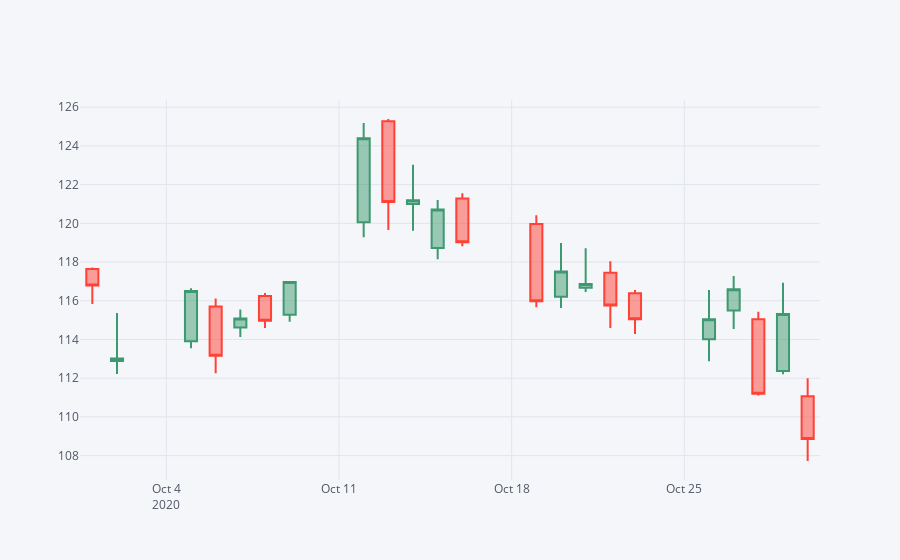

Here is the notebook cell this chart was saved with:
### Code cell
aapl = df.swaplevel(axis=1).AAPL

aapl.loc["2020-10"].iplot(kind="candle")

### Figure 1 — Plotly figure (JSON) as saved in the notebook; plotly's stock layout.template omitted (floating-point values rounded to 4 significant figures)
{"data": [{"close": [116.8, 113.0, 116.5, 113.2, 115.1, 115.0, 117.0, 124.4, 121.1, 121.2, 120.7, 119.0, 116.0, 117.5, 116.9, 115.8, 115.0, 115.1, 116.6, 111.2, 115.3, 108.9], "high": [117.7, 115.4, 116.7, 116.1, 115.6, 116.4, 117, 125.2, 125.4, 123.0, 121.2, 121.6, 120.4, 119.0, 118.7, 118.0, 116.6, 116.6, 117.3, 115.4, 116.9, 112.0], "low": [115.8, 112.2, 113.6, 112.2, 114.1, 114.6, 114.9, 119.3, 119.7, 119.6, 118.2, 118.8, 115.7, 115.6, 116.4, 114.6, 114.3, 112.9, 114.5, 111.1, 112.2, 107.7], "open": [117.6, 112.9, 113.9, 115.7, 114.6, 116.2, 115.3, 120.1, 125.3, 121, 118.7, 121.3, 120.0, 116.2, 116.7, 117.4, 116.4, 114.0, 115.5, 115.1, 112.4, 111.1], "showlegend": false, "type": "candlestick", "x": ["2020-10-01", "2020-10-02", "2020-10-05", "2020-10-06", "2020-10-07", "2020-10-08", "2020-10-09", "2020-10-12", "2020-10-13", "2020-10-14", "2020-10-15", "2020-10-16", "2020-10-19", "2020-10-20", "2020-10-21", "2020-10-22", "2020-10-23", "2020-10-26", "2020-10-27", "2020-10-28", "2020-10-29", "2020-10-30"], "yaxis": "y2"}], "layout": {"autosize": true, "legend": {"bgcolor": "#F5F6F9", "font": {"color": "#4D5663"}}, "paper_bgcolor": "#F5F6F9", "plot_bgcolor": "#F5F6F9", "title": {"font": {"color": "#4D5663"}}, "xaxis": {"autorange": true, "gridcolor": "#E1E5ED", "range": ["2020-09-30 12:00", "2020-10-30 12:00"], "rangeslider": {"visible": false, "yaxis2": {}}, "showgrid": true, "tickfont": {"color": "#4D5663"}, "title": {"font": {"color": "#4D5663"}, "text": ""}, "type": "date", "zerolinecolor": "#E1E5ED"}, "yaxis": {"gridcolor": "#E1E5ED", "showgrid": true, "showticklabels": false, "tickfont": {"color": "#4D5663"}, "title": {"font": {"color": "#4D5663"}, "text": ""}, "zerolinecolor": "#E1E5ED"}, "yaxis2": {"autorange": true, "gridcolor": "#E1E5ED", "range": [106.7, 126.4], "showgrid": true, "tickfont": {"color": "#4D5663"}, "title": {"font": {"color": "#4D5663"}, "text": ""}, "zerolinecolor": "#E1E5ED"}}}
